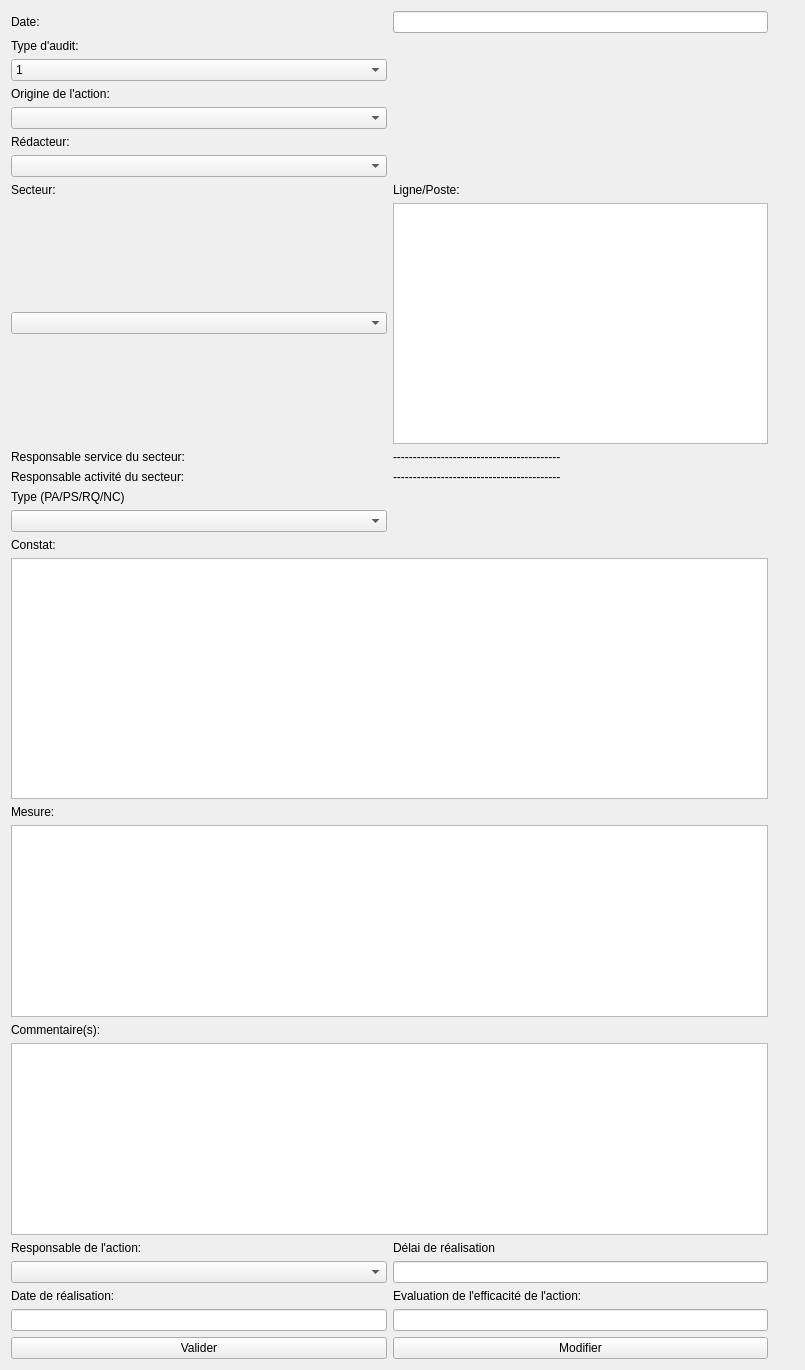
<?xml version="1.0" encoding="UTF-8"?>
<ui version="4.0">
 <class>Widget</class>
 <widget class="QWidget" name="Widget">
  <property name="geometry">
   <rect>
    <x>0</x>
    <y>0</y>
    <width>805</width>
    <height>1370</height>
   </rect>
  </property>
  <property name="maximumSize">
   <size>
    <width>805</width>
    <height>16777215</height>
   </size>
  </property>
  <property name="windowTitle">
   <string>Form</string>
  </property>
  <layout class="QGridLayout" name="gridLayout">
   <item row="5" column="0">
    <widget class="QLabel" name="label_4">
     <property name="text">
      <string>Rédacteur:</string>
     </property>
    </widget>
   </item>
   <item row="10" column="0">
    <widget class="QLabel" name="label_7">
     <property name="text">
      <string>Responsable service du secteur:</string>
     </property>
    </widget>
   </item>
   <item row="20" column="2">
    <spacer name="verticalSpacer_6">
     <property name="orientation">
      <enum>Qt::Vertical</enum>
     </property>
     <property name="sizeType">
      <enum>QSizePolicy::Fixed</enum>
     </property>
     <property name="sizeHint" stdset="0">
      <size>
       <width>20</width>
       <height>40</height>
      </size>
     </property>
    </spacer>
   </item>
   <item row="19" column="0">
    <widget class="QLabel" name="label_14">
     <property name="text">
      <string>Commentaire(s):</string>
     </property>
    </widget>
   </item>
   <item row="17" column="0" rowspan="2" colspan="2">
    <widget class="QTextEdit" name="Mesure">
     <property name="markdown">
      <string/>
     </property>
     <property name="html">
      <string>&lt;!DOCTYPE HTML PUBLIC &quot;-//W3C//DTD HTML 4.0//EN&quot; &quot;http://www.w3.org/TR/REC-html40/strict.dtd&quot;&gt;
&lt;html&gt;&lt;head&gt;&lt;meta name=&quot;qrichtext&quot; content=&quot;1&quot; /&gt;&lt;meta charset=&quot;utf-8&quot; /&gt;&lt;style type=&quot;text/css&quot;&gt;
p, li { white-space: pre-wrap; }
hr { height: 1px; border-width: 0; }
li.unchecked::marker { content: &quot;\2610&quot;; }
li.checked::marker { content: &quot;\2612&quot;; }
&lt;/style&gt;&lt;/head&gt;&lt;body style=&quot; font-family:'Segoe UI'; font-size:9pt; font-weight:400; font-style:normal;&quot;&gt;
&lt;p style=&quot;-qt-paragraph-type:empty; margin-top:0px; margin-bottom:0px; margin-left:0px; margin-right:0px; -qt-block-indent:0; text-indent:0px;&quot;&gt;&lt;br /&gt;&lt;/p&gt;&lt;/body&gt;&lt;/html&gt;</string>
     </property>
    </widget>
   </item>
   <item row="23" column="0">
    <widget class="QComboBox" name="ResponsableAction"/>
   </item>
   <item row="11" column="1">
    <widget class="QLabel" name="label_10">
     <property name="text">
      <string>------------------------------------------</string>
     </property>
    </widget>
   </item>
   <item row="15" column="0" colspan="2">
    <widget class="QTextEdit" name="Constat"/>
   </item>
   <item row="16" column="0">
    <widget class="QLabel" name="label_13">
     <property name="text">
      <string>Mesure:</string>
     </property>
    </widget>
   </item>
   <item row="9" column="1">
    <widget class="QTextEdit" name="LignePoste"/>
   </item>
   <item row="20" column="0" rowspan="2" colspan="2">
    <widget class="QTextEdit" name="Commentaire"/>
   </item>
   <item row="14" column="0">
    <widget class="QLabel" name="label_12">
     <property name="text">
      <string>Constat:</string>
     </property>
    </widget>
   </item>
   <item row="18" column="2">
    <spacer name="verticalSpacer_5">
     <property name="orientation">
      <enum>Qt::Vertical</enum>
     </property>
     <property name="sizeType">
      <enum>QSizePolicy::Fixed</enum>
     </property>
     <property name="sizeHint" stdset="0">
      <size>
       <width>20</width>
       <height>40</height>
      </size>
     </property>
    </spacer>
   </item>
   <item row="4" column="0">
    <widget class="QComboBox" name="OrigineAction"/>
   </item>
   <item row="23" column="1">
    <widget class="QLineEdit" name="DelaieRealisation"/>
   </item>
   <item row="13" column="0">
    <widget class="QComboBox" name="Type"/>
   </item>
   <item row="10" column="1">
    <widget class="QLabel" name="label_9">
     <property name="text">
      <string>------------------------------------------</string>
     </property>
    </widget>
   </item>
   <item row="12" column="0">
    <widget class="QLabel" name="label_11">
     <property name="text">
      <string>Type (PA/PS/RQ/NC)</string>
     </property>
    </widget>
   </item>
   <item row="25" column="0">
    <widget class="QLineEdit" name="DateRealisation"/>
   </item>
   <item row="11" column="0">
    <widget class="QLabel" name="label_8">
     <property name="text">
      <string>Responsable activité du secteur:</string>
     </property>
    </widget>
   </item>
   <item row="6" column="0">
    <widget class="QComboBox" name="Redacteur"/>
   </item>
   <item row="25" column="1">
    <widget class="QLineEdit" name="EvaluationEfficacite"/>
   </item>
   <item row="7" column="1">
    <widget class="QLabel" name="label_6">
     <property name="text">
      <string>Ligne/Poste:</string>
     </property>
    </widget>
   </item>
   <item row="24" column="0">
    <widget class="QLabel" name="label_16">
     <property name="text">
      <string>Date de réalisation:</string>
     </property>
    </widget>
   </item>
   <item row="1" column="0">
    <widget class="QLabel" name="label_2">
     <property name="text">
      <string>Type d'audit:</string>
     </property>
    </widget>
   </item>
   <item row="2" column="0">
    <widget class="QComboBox" name="TypeAudit">
     <property name="currentText">
      <string>1</string>
     </property>
     <item>
      <property name="text">
       <string>1</string>
      </property>
     </item>
     <item>
      <property name="text">
       <string>2</string>
      </property>
     </item>
     <item>
      <property name="text">
       <string>3</string>
      </property>
     </item>
     <item>
      <property name="text">
       <string>4</string>
      </property>
     </item>
     <item>
      <property name="text">
       <string>5</string>
      </property>
     </item>
    </widget>
   </item>
   <item row="21" column="2">
    <spacer name="verticalSpacer">
     <property name="orientation">
      <enum>Qt::Vertical</enum>
     </property>
     <property name="sizeType">
      <enum>QSizePolicy::Fixed</enum>
     </property>
     <property name="sizeHint" stdset="0">
      <size>
       <width>20</width>
       <height>40</height>
      </size>
     </property>
    </spacer>
   </item>
   <item row="24" column="1">
    <widget class="QLabel" name="label_17">
     <property name="text">
      <string>Evaluation de l'efficacité de l'action:</string>
     </property>
    </widget>
   </item>
   <item row="26" column="0">
    <widget class="QPushButton" name="ButtonValide">
     <property name="text">
      <string>Valider</string>
     </property>
    </widget>
   </item>
   <item row="22" column="0">
    <widget class="QLabel" name="label_15">
     <property name="text">
      <string>Responsable de l'action:</string>
     </property>
    </widget>
   </item>
   <item row="7" column="0">
    <widget class="QLabel" name="label_5">
     <property name="text">
      <string>Secteur:</string>
     </property>
    </widget>
   </item>
   <item row="22" column="1">
    <widget class="QLabel" name="label_18">
     <property name="text">
      <string>Délai de réalisation</string>
     </property>
    </widget>
   </item>
   <item row="0" column="1">
    <widget class="QLineEdit" name="Date"/>
   </item>
   <item row="3" column="0">
    <widget class="QLabel" name="label_3">
     <property name="text">
      <string>Origine de l'action:</string>
     </property>
    </widget>
   </item>
   <item row="0" column="0">
    <widget class="QLabel" name="label">
     <property name="text">
      <string>Date:</string>
     </property>
    </widget>
   </item>
   <item row="17" column="2">
    <spacer name="verticalSpacer_3">
     <property name="orientation">
      <enum>Qt::Vertical</enum>
     </property>
     <property name="sizeType">
      <enum>QSizePolicy::Fixed</enum>
     </property>
     <property name="sizeHint" stdset="0">
      <size>
       <width>20</width>
       <height>40</height>
      </size>
     </property>
    </spacer>
   </item>
   <item row="9" column="0">
    <widget class="QComboBox" name="Secteur"/>
   </item>
   <item row="26" column="1">
    <widget class="QPushButton" name="BouttonModifier">
     <property name="styleSheet">
      <string notr="true"/>
     </property>
     <property name="text">
      <string>Modifier</string>
     </property>
    </widget>
   </item>
   <item row="0" column="2">
    <widget class="QLabel" name="ID">
     <property name="text">
      <string/>
     </property>
    </widget>
   </item>
  </layout>
 </widget>
 <resources/>
 <connections/>
</ui>
